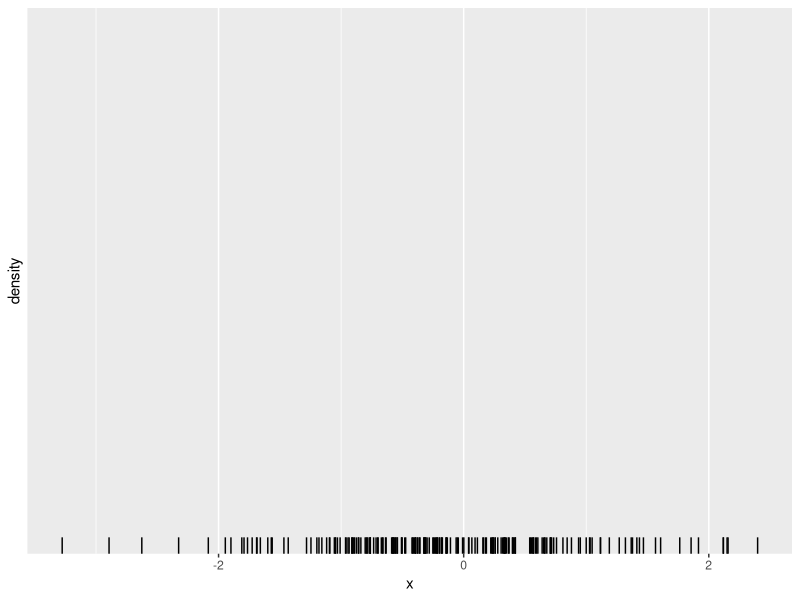

R code for this plot:
## ---- chunk 1
#| label: fig-density
#| fig-cap: Simulated data from a N(0,1) distribution.
library(tidyverse)
set.seed(2022-12-20)
df <- tibble(x = rnorm(200))
df |>
  ggplot(aes(x=x)) +
  geom_density(bw = "SJ") +
  geom_rug()
